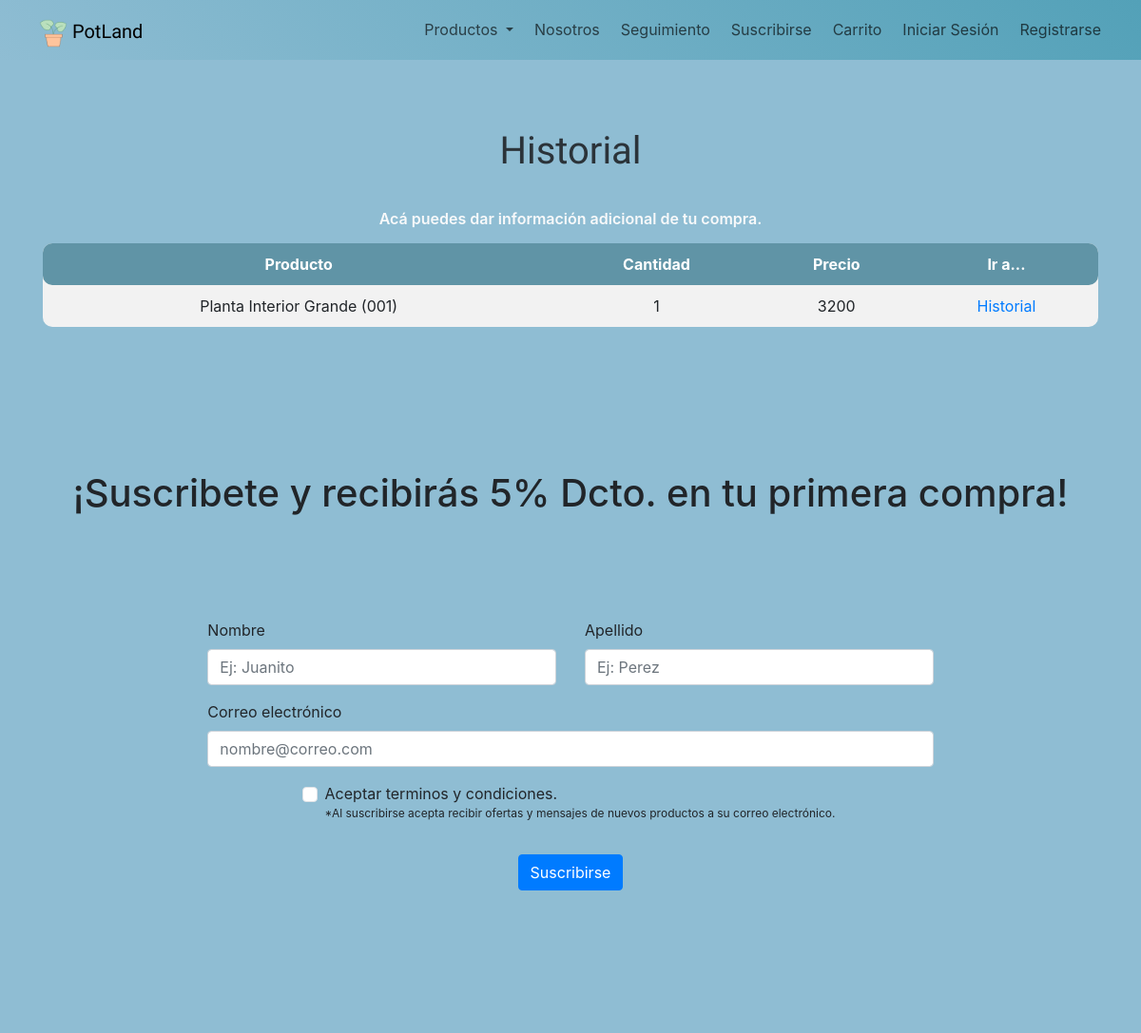
Page /detalle/3 on the committed database.
### core/models.py (models this page shows, shortened)
class DetalleVenta(models.Model):
    id = models.AutoField(primary_key=True)
    venta = models.ForeignKey(to=Venta, on_delete=models.CASCADE)
    producto = models.ForeignKey(to=Producto, on_delete=models.CASCADE)
    cantidad = models.IntegerField()
    precio = models.IntegerField()

class Producto(models.Model):
    codigo = models.CharField(max_length=4,primary_key=True)
    detalle = models.CharField(max_length=200)
    precio = models.IntegerField()
    stock = models.PositiveIntegerField()
    oferta = models.BooleanField()
    porcentaje_oferta = models.IntegerField(default=0)
    imagen = models.CharField(max_length=200)
    def __str__(self):
        return self.detalle + " (" + self.codigo + ")"

### core/views.py (the view)
# urls.py: path('detalle/<int:id>', detalle, name="detalle"),
def detalle(request, id):
    try:
        venta = Venta.objects.get(id=id)
        detalles = DetalleVenta.objects.filter(venta=venta)
    except Venta.DoesNotExist:
        detalles = None
    return render(request, "core/detalle.html", {"detalles": detalles})

### core/templates/core/detalle.html (shortened to what this page needs)
{% extends 'core/base-index.html' %}
{% load static %}
{% block css %}
<link rel="stylesheet" href="{% static 'css/products.css' %}"/>
{% endblock %}
{% block content %}
    <div class="products">
        <div class="container">
            <h1 class="lg-title">Historial</h1>
            <p class="text-light">Acá puedes dar información adicional de tu compra.</p>
            <table class="cart-table">
                <thead>
                    <tr>
                        <th>Producto</th>
                        <th>Cantidad</th>
                        <th>Precio</th>
                        <th>Ir a...</th>
                    </tr>
                </thead>
                <tbody>
                  {% for detalle in detalles %}
                      <tr>
                          <td>{{ detalle.producto }}</td>
                          <td>{{ detalle.cantidad }}</td>
                          <td>{{ detalle.precio }}</td>
                          <td><a href="{% url 'historial_compra' %}" class="custom-button">Historial</a></td>
                      </tr>
                  {% endfor %}
              </tbody>
            </table>
        </div>
    </div>
{% endblock %}

### core/static/css/products.css (style rules this page uses)
* { margin: 0; padding: 0; box-sizing: border-box; }
body { font-family: 'Nunito', sans-serif; }
.container { width: 85vw; margin: 0 auto; }
.lg-title,.md-title,.sm-title { font-family: 'Satisfy', cursive; padding: 0.6rem 0; text-transform: capitalize; }
.lg-title { font-size: 2.5rem; font-weight: 500; text-align: center; padding: 1.3rem 0; opacity: 0.9; }
.text-light { font-size: 1rem; font-weight: 600; line-height: 1.5; opacity: 1; margin: 0.4rem 0; }
.products { background: #8fbdd3; padding: 3.2rem 0; }
.products .text-light { text-align: center; width: 70%; margin: 0.9rem auto; }
@media screen and (min-width: 1200px) { .products .text-light { width: 50%; } }
.cart-table { width: 100%; border-collapse: collapse; background-color: #f2f2f2; border-radius: 10px; }
.cart-table thead { background-color: #6094a6; color: white; }
.cart-table th, .cart-table td { padding: 10px; text-align: center; }
.cart-table th:first-child, .cart-table td:first-child { border-top-left-radius: 10px; border-bottom-left-radius: 10px; }
.cart-table th:last-child, .cart-table td:last-child { border-top-right-radius: 10px; border-bottom-right-radius: 10px; }

### rows in the picture
DetalleVenta: producto "Planta Interior Grande (001)", cantidad "1", precio "3200"
